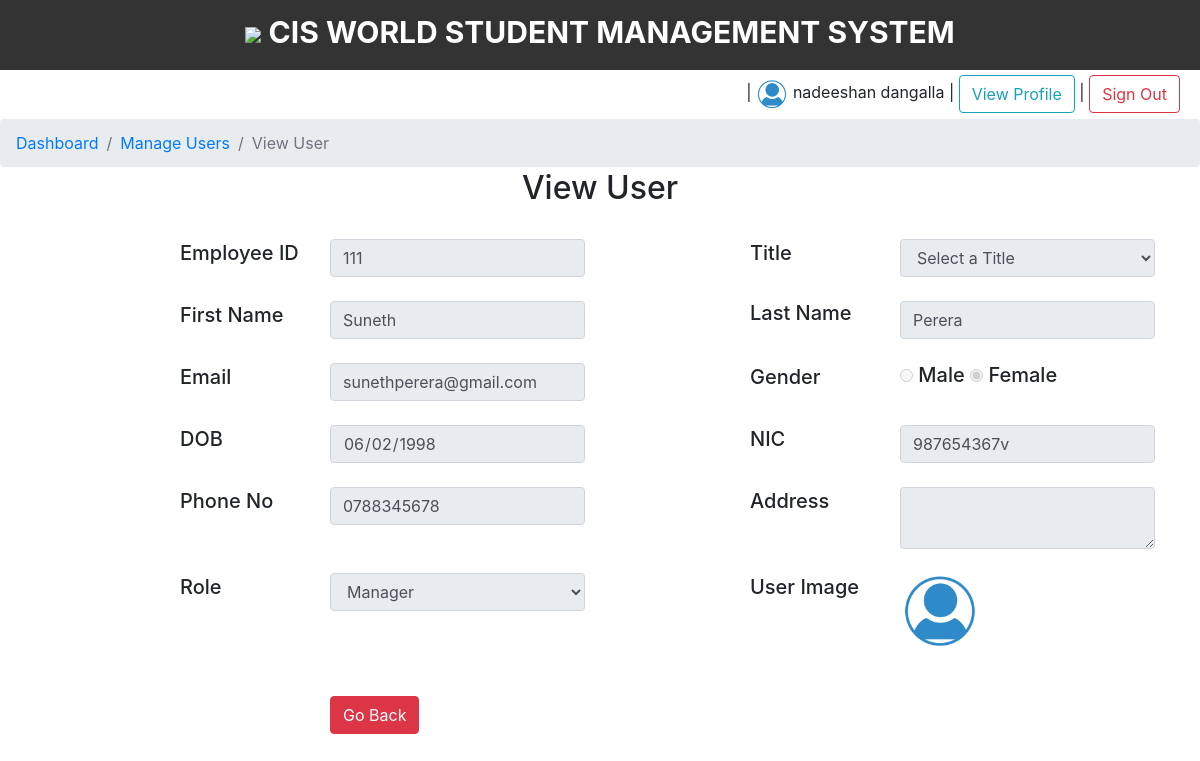
/system/module/user/view/viewuser.php?view_user_id=8 (signed in), run on the app's committed database.
### tables this page shows
CREATE TABLE `user` (
  `user_id` int(11) NOT NULL,
  `emp_id` varchar(50) NOT NULL,
  `user_f_name` varchar(20) NOT NULL,
  `user_l_name` varchar(20) NOT NULL,
  `user_nic` varchar(50) NOT NULL,
  `user_dob` date NOT NULL DEFAULT current_timestamp(),
  `user_tel` varchar(15) NOT NULL,
  `user_email` varchar(50) NOT NULL,
  `user_address` text NOT NULL,
  `user_image` text NOT NULL,
  `user_status` varchar(50) NOT NULL,
  `user_title` varchar(20) NOT NULL,
  `user_gender` varchar(50) NOT NULL,
  `role_id` int(11) NOT NULL,
  `user_created_date_time` datetime NOT NULL DEFAULT current_timestamp(),
  `user_created_by` int(11) NOT NULL
);

### system/module/user/model/usermodel.php (called while the page is built, shortened)
<?php
class user{
    function updDisplayUsers($update_user_id){
        $con=$GLOBALS['con'];
        $sql="SELECT * FROM user u, role r WHERE u.role_id=r.role_id AND u.user_id='$update_user_id'";
        $result=$con->query($sql);
        return $result;
    }
}
?>

### system/common/commonQuery.php (called while the page is built, shortened)
<?php
class commonQuery{
    function viewRole(){
        $con=$GLOBALS['con'];
        $sql="SELECT * FROM role";
        $result=$con->query($sql);
        return $result;
    }
}

### system/module/user/view/viewuser.php (the view, shortened to what this page needs)
<?php
include '../../../common/commonQuery.php';
include '../../user/model/usermodel.php';
$objcq = new commonQuery();
$resultrole = $objcq->viewRole();
$update_user_id=$_REQUEST['view_user_id'];
$objuser=new user();
$resuser=$objuser->updDisplayUsers($update_user_id);
$rowusera=$resuser->fetch_assoc();
?>
<html>
    <head>
        <link type="text/css" rel="stylesheet" href="../../../css/layout.css" />
        <link type="text/css" rel="stylesheet" href="../../../css/style.css" />
        <link type="text/css" rel="stylesheet" href="../../../bootstrap/css/bootstrap.min.css">
    </head>
    <body>
        <div id="main">
            <div id="header">
                <?php include '../../../common/header.php'; ?>
            </div>
            <div  style="height:25px">
                <div class="logalign">
                    <?php include '../../../common/loginbar.php'; ?>
                </div>
            </div>
            &nbsp;  <div id="navi">
                <ol class="breadcrumb">
                     <li class="breadcrumb-item"><a  href="../../login/view/dashboard.php">Dashboard</a></li>
                    <li class="breadcrumb-item"><a href="user.php">Manage Users</a></li>
                    <li class="breadcrumb-item active" aria-current="page">View User</li>
                </ol>
                    &nbsp;</div>
            <div id="content">
                <h2 style="text-align:center; margin-top:10px">  View User</h2>
                 <div class="row">
                            <div class="col-md-12">&nbsp;</div>
                        </div>
                    <div class="container">
                        <div class="row">
                            <div class="col-md-3" style="padding-left:150px;padding-top:2px">
                                <h5>Employee ID</h5>
                            </div>
                            <div class="col-md-3">
                                <input type="text" name="emp_id"  id="emp_id" placeholder="Enter Employee ID" value="<?php echo $rowusera['emp_id']; ?>"
                                       class="form-control" readonly=""/>
                            </div>
                            <div class="col-md-3"  style="padding-left:150px;padding-top:2px">
                                <h5>Title </h5>
                            </div>
                            <div class="col-md-3">
                                <select name="user_title" id="user_title" class="form-control"
                                        onchange="showFun(this.value)" readonly="">
                                    <option value="">Select a Title</option>
                                </select>
                            </div>
                        </div>
                        <div class="row">
                            <div class="col-md-12">&nbsp;</div>
                        </div>
                        <div class="row">
                            <div class="col-md-3"  style="padding-left:150px;padding-top:2px">
                                <h5>First Name</h5>
                            </div>
                            <div class="col-md-3">
                                <input type="text" name="user_f_name"  id="user_f_name" placeholder="First Name" value="<?php echo $rowusera['user_f_name']; ?>"
                                       class="form-control" readonly="" />
                            </div>
                            <div class="col-md-3" style="padding-left:150px">
                                <h5>Last Name </h5>
                            </div>
                            <div class="col-md-3">
                                <input type="text" name="user_l_name"  id="user_l_name" placeholder="Last Name" value="<?php echo $rowusera['user_l_name']; ?>"
                                       class="form-control" readonly="" />
                            </div>
                        </div>
                        <div class="row">
                            <div class="col-md-12">&nbsp;</div>
                        </div>
                        <div class="row">
                            <div class="col-md-3" style="padding-left:150px;padding-top:2px">
                                <h5>Email</h5>
                            </div>
                            <div class="col-md-3">
                                <input type="text" name="user_email"  id="user_email" placeholder="Email Addresss" value="<?php echo $rowusera['user_email']; ?>"
                                       class="form-control" onkeyup="showEmail(this.value)" readonly=""/>
                            </div>
                            <div class="col-md-3" style="padding-left:150px;padding-top:2px">
                                <h5>Gender </h5>
                            </div>
                            <div class="col-md-3" id="gen">
                                <h5>
                                    <input type="radio" name="gender" id="m" value="Male" disabled="" <?php  if($rowusera['user_gender']=="Male")echo "CHECKED"; ?>/> Male
                                    <input type="radio" name="gender" id="f" value="Female" disabled="" <?php  if($rowusera['user_gender']=="Female")echo "CHECKED"; ?>/> Female
                                </h5>
                            </div>
                        </div>
                        <div class="row">
                            <div class="col-md-12">&nbsp;</div>
                        </div>
                        <div class="row">
                            <div class="col-md-3" style="padding-left:150px;padding-top:2px">
                                <h5>DOB</h5>
                            </div>
                            <div class="col-md-3">
                                <input type="date" name="dob" id="dob"  class="form-control" value="<?php echo $rowusera['user_dob']; ?>" readonly="" />
                            </div>
                            <div class="col-md-3" style="padding-left:150px;padding-top:2px">
                                <h5>NIC </h5>
                            </div>
                            <div class="col-md-3">
                                <input type="text" name="nic" value="<?php echo $rowusera['user_nic']; ?>" readonly=""
                                       id="nic" placeholder="NIC"
                                       class="form-control" />
                            </div>
                        </div>
                        <div class="row">
                            <div class="col-md-12">&nbsp;</div>
                        </div>
                        <div class="row">
                            <div class="col-md-3" style="padding-left:150px;padding-top:2px">
                                <h5>Phone No</h5>
                            </div>
                            <div class="col-md-3">
                                <input type="text" name="user_tel" value="<?php echo $rowusera['user_tel']; ?>"
                                       id="user_tel" placeholder="Phone No" readonly=""
                                       class="form-control" />
                            </div>
                            <div class="col-md-3" style="padding-left:150px;padding-top:2px">
                                <h5>Address </h5>
                            </div>
                            <div class="col-md-3">
                                <textarea name="user_address" id="user_address" readonly=""
                                          class="form-control"   placeholder="Address"><?php echo $rowusera['user_address']; ?> </textarea>
                            </div>
                        </div>
                        <div class="row">
                            <div class="col-md-12">&nbsp;</div>
                        </div>
                        <div class="row">
                            <div class="col-md-3" style="padding-left:150px;padding-top:2px">
                                <h5>Role</h5>
                            </div>
                            <div class="col-md-3">
                                <select name="role_id" id="role_id" class="form-control" readonly=""
                                        onchange="showFun(this.value)">
                 <?php while($rowrole=$resultrole->fetch_assoc()) { ?>
             <option value="<?php echo $rowrole['role_id']?>"<?php if($rowusera['role_name']==$rowrole['role_name']) echo "SELECTED" ?>>
			 <?php echo $rowrole['role_name']?></option>
                        <?php } ?>
                                </select>
                            </div>
                               <?php   if ($rowusera['user_image'] == "") {
                                        $path = "../../../images/user_images/user.png";
                                    } else {
                                        $path = "../../../images/user_images/" . $rowusera['user_image'];
                                    }
                                    ?>
                            <div class="col-md-3" style="padding-left:150px;padding-top:2px">
                                <h5>User Image </h5></div>
                            <div class="col-md-3">
                               <img id="img_prev" src="<?php echo $path?>" width='80px'/>
                            </div>
                        </div>
                        <div class="row">
                            <div class="col-md-12">&nbsp;</div>
                        </div>
                        <div class="row">
                            <div class="col-md-12">&nbsp;</div>
                        </div>
                        <div class="row">
                            <div class="col-md-3">&nbsp;</div>
                            <div class="col-md-3">
                                <a href="user.php" name="can"
                                        class="btn btn-danger">
                                    Go Back</a>
                                &nbsp;</div>
                            <div class="col-md-3">&nbsp;</div>
                        </div>
                    </div>
            </div>
        </div>
    </body>
</html>

### system/css/layout.css (style rules this page uses)
#main { margin: 0px; width: 100%; }
#navi { height: 40px; }
#content { min-height: 350px; }
.logalign { float: right; padding-right: 20px; padding-top: 5px; }

### system/css/style.css (style rules this page uses)
body { font-size: 15px; }
.logalign { float: right; padding-right: 20px; padding-top: 5px; }

### data on the page
user: emp_id "111", user_f_name "Suneth", user_l_name "Perera", user_email "sunethperera@gmail.com", user_gender "☑", dob "06/02/1998", nic "987654367v", user_tel "0788345678"

### other printed values
$rowuser['user_f_name'] "nadeeshan"
$rowuser['user_l_name'] "dangalla"
form field role_id "Manager"
